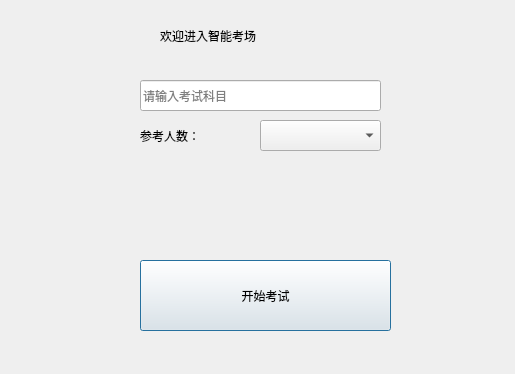
<?xml version="1.0" encoding="UTF-8"?>
<ui version="4.0">
 <class>CourseDialog</class>
 <widget class="QDialog" name="CourseDialog">
  <property name="geometry">
   <rect>
    <x>0</x>
    <y>0</y>
    <width>515</width>
    <height>374</height>
   </rect>
  </property>
  <property name="windowTitle">
   <string>Dialog</string>
  </property>
  <widget class="QLabel" name="label">
   <property name="geometry">
    <rect>
     <x>160</x>
     <y>10</y>
     <width>191</width>
     <height>51</height>
    </rect>
   </property>
   <property name="styleSheet">
    <string notr="true">font: 14pt &quot;微软雅黑&quot;;
font: 18pt &quot;Arial&quot;;</string>
   </property>
   <property name="text">
    <string>欢迎进入智能考场</string>
   </property>
  </widget>
  <widget class="QLineEdit" name="lineEdit">
   <property name="geometry">
    <rect>
     <x>140</x>
     <y>80</y>
     <width>241</width>
     <height>31</height>
    </rect>
   </property>
   <property name="placeholderText">
    <string>请输入考试科目</string>
   </property>
  </widget>
  <widget class="QLabel" name="label_2">
   <property name="geometry">
    <rect>
     <x>140</x>
     <y>120</y>
     <width>91</width>
     <height>31</height>
    </rect>
   </property>
   <property name="text">
    <string>参考人数：</string>
   </property>
  </widget>
  <widget class="QComboBox" name="comboBox">
   <property name="geometry">
    <rect>
     <x>260</x>
     <y>120</y>
     <width>121</width>
     <height>31</height>
    </rect>
   </property>
  </widget>
  <widget class="QPushButton" name="pushButton">
   <property name="geometry">
    <rect>
     <x>140</x>
     <y>260</y>
     <width>251</width>
     <height>71</height>
    </rect>
   </property>
   <property name="text">
    <string>开始考试</string>
   </property>
  </widget>
 </widget>
 <resources/>
 <connections/>
</ui>
